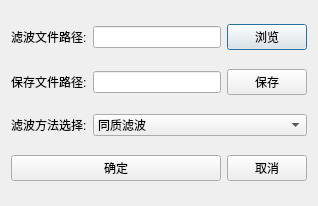
<?xml version="1.0" encoding="UTF-8"?>
<ui version="4.0">
 <class>LVBODialog</class>
 <widget class="QDialog" name="LVBODialog">
  <property name="geometry">
   <rect>
    <x>0</x>
    <y>0</y>
    <width>318</width>
    <height>206</height>
   </rect>
  </property>
  <property name="windowTitle">
   <string>Dialog</string>
  </property>
  <layout class="QGridLayout" name="gridLayout">
   <item row="0" column="0">
    <widget class="QLabel" name="label">
     <property name="text">
      <string>滤波文件路径:</string>
     </property>
    </widget>
   </item>
   <item row="0" column="1">
    <widget class="QLineEdit" name="lineEdit"/>
   </item>
   <item row="0" column="2">
    <widget class="QPushButton" name="pushButton_3">
     <property name="text">
      <string>浏览</string>
     </property>
    </widget>
   </item>
   <item row="1" column="0">
    <widget class="QLabel" name="label_2">
     <property name="text">
      <string>保存文件路径:</string>
     </property>
    </widget>
   </item>
   <item row="1" column="1">
    <widget class="QLineEdit" name="lineEdit_2">
     <property name="text">
      <string/>
     </property>
    </widget>
   </item>
   <item row="1" column="2">
    <widget class="QPushButton" name="pushButton_4">
     <property name="text">
      <string>保存</string>
     </property>
    </widget>
   </item>
   <item row="2" column="0">
    <widget class="QLabel" name="label_4">
     <property name="text">
      <string>滤波方法选择:</string>
     </property>
    </widget>
   </item>
   <item row="2" column="1" colspan="2">
    <widget class="QComboBox" name="comboBox">
     <item>
      <property name="text">
       <string>同质滤波</string>
      </property>
     </item>
     <item>
      <property name="text">
       <string>窗口滤波</string>
      </property>
     </item>
     <item>
      <property name="text">
       <string>Lee滤波</string>
      </property>
     </item>
    </widget>
   </item>
   <item row="3" column="0" colspan="2">
    <widget class="QPushButton" name="pushButton">
     <property name="text">
      <string>确定</string>
     </property>
    </widget>
   </item>
   <item row="3" column="2">
    <widget class="QPushButton" name="pushButton_2">
     <property name="text">
      <string>取消</string>
     </property>
    </widget>
   </item>
  </layout>
 </widget>
 <resources/>
 <connections/>
</ui>
